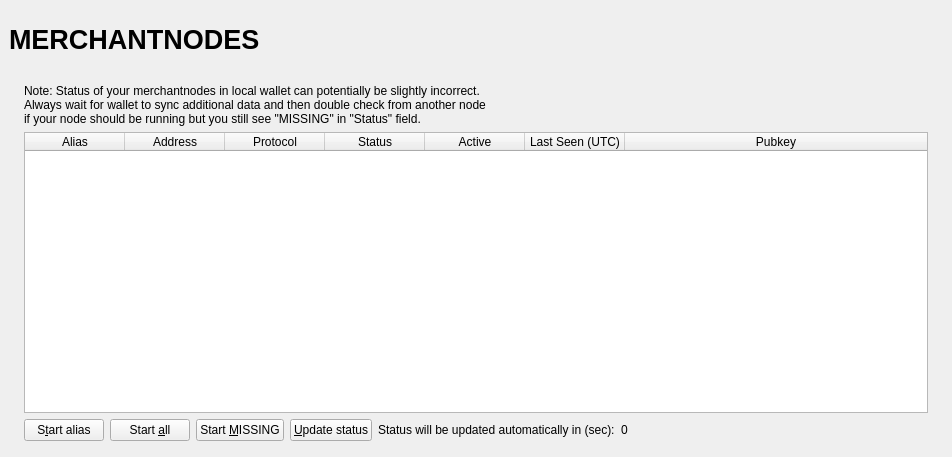
<?xml version="1.0" encoding="UTF-8"?>
<ui version="4.0">
 <class>MerchantnodeList</class>
 <widget class="QWidget" name="MerchantnodeList">
  <property name="geometry">
   <rect>
    <x>0</x>
    <y>0</y>
    <width>723</width>
    <height>457</height>
   </rect>
  </property>
  <property name="windowTitle">
   <string>Form</string>
  </property>
  <layout class="QVBoxLayout" name="topLayout" stretch="0">
   <property name="leftMargin">
    <number>9</number>
   </property>
   <property name="topMargin">
    <number>9</number>
   </property>
   <property name="rightMargin">
    <number>9</number>
   </property>
   <property name="bottomMargin">
    <number>9</number>
   </property>
   <item>
    <layout class="QVBoxLayout" name="verticalLayout_Master" stretch="0,1">
     <property name="spacing">
      <number>0</number>
     </property>
     <item>
      <widget class="QFrame" name="frame_Header">
       <layout class="QVBoxLayout" name="verticalLayout_4">
        <property name="leftMargin">
         <number>0</number>
        </property>
        <property name="topMargin">
         <number>0</number>
        </property>
        <property name="rightMargin">
         <number>0</number>
        </property>
        <property name="bottomMargin">
         <number>0</number>
        </property>
        <item>
         <layout class="QHBoxLayout" name="horizontalLayout_Header" stretch="1,0,1">
          <item>
           <widget class="QLabel" name="labelOverviewHeaderLeft">
            <property name="minimumSize">
             <size>
              <width>464</width>
              <height>60</height>
             </size>
            </property>
            <property name="maximumSize">
             <size>
              <width>16777215</width>
              <height>60</height>
             </size>
            </property>
            <property name="font">
             <font>
              <pointsize>20</pointsize>
              <weight>75</weight>
              <bold>true</bold>
             </font>
            </property>
            <property name="text">
             <string>MERCHANTNODES</string>
            </property>
           </widget>
          </item>
          <item>
           <spacer name="horizontalSpacer">
            <property name="orientation">
             <enum>Qt::Horizontal</enum>
            </property>
            <property name="sizeHint" stdset="0">
             <size>
              <width>40</width>
              <height>20</height>
             </size>
            </property>
           </spacer>
          </item>
          <item>
           <widget class="QLabel" name="labelOverviewHeaderRight">
            <property name="minimumSize">
             <size>
              <width>464</width>
              <height>60</height>
             </size>
            </property>
            <property name="maximumSize">
             <size>
              <width>16777215</width>
              <height>60</height>
             </size>
            </property>
            <property name="font">
             <font>
              <pointsize>14</pointsize>
             </font>
            </property>
            <property name="text">
             <string/>
            </property>
            <property name="alignment">
             <set>Qt::AlignRight|Qt::AlignTrailing|Qt::AlignVCenter</set>
            </property>
           </widget>
          </item>
         </layout>
        </item>
       </layout>
      </widget>
     </item>
     <item>
      <widget class="QFrame" name="frame_BG">
       <layout class="QVBoxLayout" name="verticalLayout_3">
        <property name="leftMargin">
         <number>6</number>
        </property>
        <property name="topMargin">
         <number>6</number>
        </property>
        <property name="rightMargin">
         <number>6</number>
        </property>
        <property name="bottomMargin">
         <number>6</number>
        </property>
        <item>
         <widget class="QFrame" name="frame_Content">
          <layout class="QVBoxLayout" name="verticalLayout">
           <property name="spacing">
            <number>0</number>
           </property>
           <property name="leftMargin">
            <number>0</number>
           </property>
           <property name="topMargin">
            <number>0</number>
           </property>
           <property name="rightMargin">
            <number>0</number>
           </property>
           <property name="bottomMargin">
            <number>0</number>
           </property>
           <item>
            <layout class="QGridLayout" name="gridLayout_2">
             <property name="spacing">
              <number>2</number>
             </property>
             <item row="0" column="0">
              <widget class="QFrame" name="frameList">
               <layout class="QVBoxLayout" name="verticalLayout_2">
                <property name="bottomMargin">
                 <number>1</number>
                </property>
                <item>
                 <layout class="QHBoxLayout" name="horizontalLayout_note">
                  <property name="bottomMargin">
                   <number>0</number>
                  </property>
                  <item>
                   <widget class="QLabel" name="updateNote">
                    <property name="text">
                     <string>Note: Status of your merchantnodes in local wallet can potentially be slightly incorrect.&lt;br /&gt;Always wait for wallet to sync additional data and then double check from another node&lt;br /&gt;if your node should be running but you still see &quot;MISSING&quot; in &quot;Status&quot; field.</string>
                    </property>
                   </widget>
                  </item>
                 </layout>
                </item>
                <item>
                 <widget class="QTableWidget" name="tableWidgetMyMerchantnodes">
                  <property name="minimumSize">
                   <size>
                    <width>695</width>
                    <height>0</height>
                   </size>
                  </property>
                  <property name="palette">
                   <palette>
                    <active>
                     <colorrole role="Text">
                      <brush brushstyle="SolidPattern">
                       <color alpha="255">
                        <red>51</red>
                        <green>51</green>
                        <blue>51</blue>
                       </color>
                      </brush>
                     </colorrole>
                    </active>
                    <inactive>
                     <colorrole role="Text">
                      <brush brushstyle="SolidPattern">
                       <color alpha="255">
                        <red>51</red>
                        <green>51</green>
                        <blue>51</blue>
                       </color>
                      </brush>
                     </colorrole>
                    </inactive>
                    <disabled>
                     <colorrole role="Text">
                      <brush brushstyle="SolidPattern">
                       <color alpha="255">
                        <red>85</red>
                        <green>85</green>
                        <blue>85</blue>
                       </color>
                      </brush>
                     </colorrole>
                    </disabled>
                   </palette>
                  </property>
                  <property name="editTriggers">
                   <set>QAbstractItemView::NoEditTriggers</set>
                  </property>
                  <property name="alternatingRowColors">
                   <bool>true</bool>
                  </property>
                  <property name="selectionMode">
                   <enum>QAbstractItemView::SingleSelection</enum>
                  </property>
                  <property name="selectionBehavior">
                   <enum>QAbstractItemView::SelectRows</enum>
                  </property>
                  <property name="sortingEnabled">
                   <bool>true</bool>
                  </property>
                  <attribute name="horizontalHeaderStretchLastSection">
                   <bool>true</bool>
                  </attribute>
                  <column>
                   <property name="text">
                    <string>Alias</string>
                   </property>
                  </column>
                  <column>
                   <property name="text">
                    <string>Address</string>
                   </property>
                  </column>
                  <column>
                   <property name="text">
                    <string>Protocol</string>
                   </property>
                  </column>
                  <column>
                   <property name="text">
                    <string>Status</string>
                   </property>
                  </column>
                  <column>
                   <property name="text">
                    <string>Active</string>
                   </property>
                  </column>
                  <column>
                   <property name="text">
                    <string>Last Seen (UTC)</string>
                   </property>
                  </column>
                  <column>
                   <property name="text">
                    <string>Pubkey</string>
                   </property>
                  </column>
                 </widget>
                </item>
                <item>
                 <layout class="QHBoxLayout" name="horizontalLayout_5">
                  <property name="bottomMargin">
                   <number>0</number>
                  </property>
                  <item>
                   <widget class="QPushButton" name="startButton">
                    <property name="text">
                     <string>S&amp;tart alias</string>
                    </property>
                   </widget>
                  </item>
                  <item>
                   <widget class="QPushButton" name="startAllButton">
                    <property name="text">
                     <string>Start &amp;all</string>
                    </property>
                   </widget>
                  </item>
                  <item>
                   <widget class="QPushButton" name="startMissingButton">
                    <property name="text">
                     <string>Start &amp;MISSING</string>
                    </property>
                   </widget>
                  </item>
                  <item>
                   <widget class="QPushButton" name="UpdateButton">
                    <property name="text">
                     <string>&amp;Update status</string>
                    </property>
                   </widget>
                  </item>
                  <item>
                   <widget class="QLabel" name="autoupdate_label">
                    <property name="text">
                     <string>Status will be updated automatically in (sec):</string>
                    </property>
                   </widget>
                  </item>
                  <item>
                   <widget class="QLabel" name="secondsLabel">
                    <property name="text">
                     <string>0</string>
                    </property>
                   </widget>
                  </item>
                  <item>
                   <spacer name="horizontalSpacer_5">
                    <property name="orientation">
                     <enum>Qt::Horizontal</enum>
                    </property>
                    <property name="sizeHint" stdset="0">
                     <size>
                      <width>40</width>
                      <height>20</height>
                     </size>
                    </property>
                   </spacer>
                  </item>
                 </layout>
                </item>
               </layout>
              </widget>
             </item>
            </layout>
           </item>
          </layout>
         </widget>
        </item>
       </layout>
      </widget>
     </item>
    </layout>
   </item>
  </layout>
 </widget>
 <resources/>
 <connections/>
</ui>
